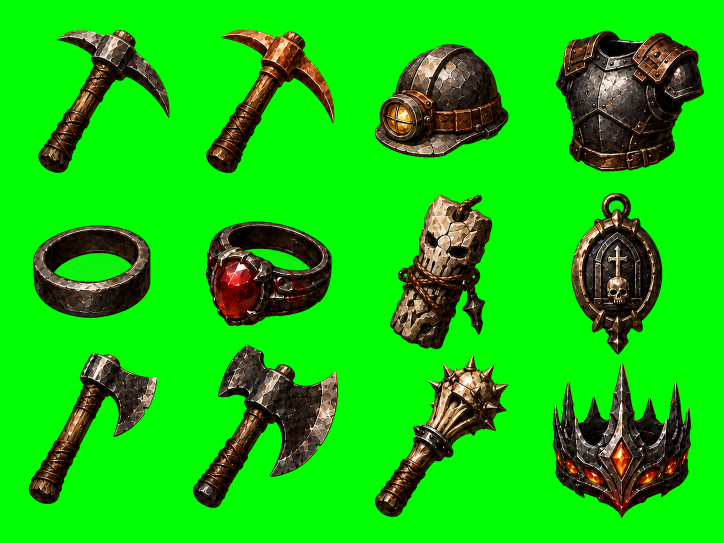
#> input picture gamedesign/projects/mine-cards/art/candidates/mine-cards-equipment-source-v001-candidate-b-normalized.png, 1448 x 1086 px (shown at 1/2 size); its folder holds 5 pictures in this run
$ python profile_cutout.py
#> lines starting #> are read from the running program, lines starting #| are printed output that depends on the picture; after the words box and inside, x2 and y2 are one past the last pixel; in counts of white or black regions, pixels touching at a corner belong together
### tools/assets/cutout/key_matte.py
#!/usr/bin/env python3
"""Deterministic single-background cutout: known-key trimap -> bounded alpha
band -> edge-colour decontamination.

This is path 1 for opaque art and flat-key holes. Instead of importing a
JIT-backed global matte solver in the default gate, it:

1. builds a trimap from the KNOWN key colour distance
   (sure-bg = flat exact key anywhere, incl. interior holes;
    sure-fg = far from key; unknown = the thin band between),
2. assigns a bounded smooth alpha across the unknown key-distance band, and
3. decontaminates edge colour with deterministic image hygiene.

Use it for OPAQUE art and flat-key holes (rings, gaps, crisp silhouettes). Soft
fractional alpha (soft shadow, glow, glass, smoke) is mathematically
unrecoverable from one background -- route those to dual-plate
(``dual_plate_alpha.py``).

Requires numpy. There is no dependency on JIT-backed matting packages in the
default validation path.
A crop with no soft edge band (opaque art / flat-key holes) skips alpha-band
work entirely.
"""
from __future__ import annotations

from time import perf_counter

import numpy as np
from PIL import Image

from tools.assets.chroma_key_alpha import (
    bleed_transparent_rgb,
    decontaminate_source_key_spill_image,
    repair_transparent_edge_rgb,
    source_key_spill_mask,
    zero_fully_transparent_rgb,
)

RGB = tuple[int, int, int]


def _limit_despill(rgb_float: "np.ndarray", key: RGB) -> "np.ndarray":
    """Vlahos 'limit' despill keyed on the actual key colour: the key's own
    channel(s) may not exceed a neutral level set by the other channels, so the
    key colour cannot dominate the recovered foreground. It is per-pixel and
    sharp, so it removes the key halo (e.g. green inside a ring hole) WITHOUT
    blurring detail, and it leaves non-key colours untouched (a grey/brown pixel
    whose green is already below max(r,b) is unchanged)."""
    red, green, blue = rgb_float[..., 0], rgb_float[..., 1], rgb_float[..., 2]
    key_red, key_green, key_blue = key
    bright, dim = 150, 120
    out = rgb_float.copy()
    if key_green > bright and key_red < dim and key_blue < dim:            # green key
        # Only touch pixels where green is the dominant channel (true spill); pull
        # those to the average of the other channels so dark olive residue goes
        # neutral, while leaving green-below-max content (gold, brown) untouched.
        dominant = green > np.maximum(red, blue)
        out[..., 1] = np.where(dominant, np.minimum(green, (red + blue) * 0.5), green)
    elif key_red > bright and key_blue > bright and key_green < dim:       # magenta key
        magenta = np.minimum(red, blue) > green
        neutral = (green + np.minimum(red, blue)) * 0.5
        out[..., 0] = np.where(magenta, np.minimum(red, np.maximum(green, neutral)), red)
        out[..., 2] = np.where(magenta, np.minimum(blue, np.maximum(green, neutral)), blue)
    elif key_red > bright and key_green < dim and key_blue < dim:          # red key
        out[..., 0] = np.minimum(red, np.maximum(green, blue))
    elif key_blue > bright and key_red < dim and key_green < dim:          # blue key
        out[..., 2] = np.minimum(blue, np.maximum(red, green))
    elif key_green > bright and key_blue > bright and key_red < dim:       # cyan key
        out[..., 1] = np.minimum(green, np.maximum(red, blue))
        out[..., 2] = np.minimum(blue, np.maximum(red, green))
    return out


def key_matte_cutout(
    image: Image.Image,
    key: RGB,
    *,
    exact_tolerance: int = 12,
    foreground_tolerance: int = 80,
    max_dim: int = 512,
    timings: dict | None = None,
) -> Image.Image:
    """Return an RGBA cutout of ``image`` against the flat ``key`` colour using a
    bounded key-distance alpha band. Intended to run PER CROP (small image);
    run routing/audits on full source sheets before extracting crops. Pass
    ``timings`` (a dict) to record per-step milliseconds for profiling."""
    def _mark(name: str, start: float) -> float:
        if timings is not None:
            timings[name] = round((perf_counter() - start) * 1000.0, 2)
        return perf_counter()

    step = perf_counter()
    rgba = image.convert("RGBA")
    original_size = rgba.size
    work = rgba
    longest = max(work.size)
    if longest > max_dim:
        scale = max_dim / longest
        work = work.resize((max(1, round(work.width * scale)), max(1, round(work.height * scale))), Image.Resampling.LANCZOS)

    array = np.asarray(work, dtype=np.float64) / 255.0
    rgb = array[..., :3]
    key_array = np.asarray(key, dtype=np.float64) / 255.0
    distance = np.max(np.abs(rgb - key_array), axis=2) * 255.0
    trimap = np.full(distance.shape, 0.5, dtype=np.float64)
    trimap[distance <= exact_tolerance] = 0.0
    trimap[distance >= foreground_tolerance] = 1.0
    step = _mark("prep_trimap", step)
    if np.any(trimap == 0.5):
        band = (distance - float(exact_tolerance)) / max(1.0, float(foreground_tolerance - exact_tolerance))
        alpha = np.clip(band, 0.0, 1.0)
        alpha = alpha * alpha * (3.0 - 2.0 * alpha)
        alpha[trimap == 0.0] = 0.0
        alpha[trimap == 1.0] = 1.0
        foreground = rgb
        step = _mark("alpha_band", step)
        step = _mark("foreground_preserve", step)
    else:
        # No unknown band: opaque art / flat-key holes only. The global solve and
        # ML foreground would be a no-op, so skip both heavy steps -- the alpha IS
        # the trimap and every visible pixel is already its own foreground.
        alpha = trimap
        foreground = rgb
        step = _mark("alpha_band", step)
        step = _mark("foreground_preserve", step)

    # Composite at the ORIGINAL resolution: keep the crisp original RGB where
    # opaque, blend in the band foreground only across the thin edge band. This
    # also undoes any work-resolution downscale blur.
    if work.size == original_size:
        alpha_full = alpha
        estimated_full = foreground * 255.0
    else:
        alpha_full = (
            np.asarray(Image.fromarray(np.rint(alpha * 255.0).astype(np.uint8), "L").resize(original_size, Image.Resampling.LANCZOS), dtype=np.float64)
            / 255.0
        )
        estimated_full = np.asarray(
            Image.fromarray(np.rint(foreground * 255.0).astype(np.uint8), "RGB").resize(original_size, Image.Resampling.LANCZOS),
            dtype=np.float64,
        )
    original_rgb = np.asarray(rgba, dtype=np.float64)[..., :3]
    keep_original = np.clip((alpha_full - 0.80) / 0.15, 0.0, 1.0)[..., None]
    foreground_full = keep_original * original_rgb + (1.0 - keep_original) * estimated_full
    # Sharp limit despill so the kept-original edge pixels can't carry a key halo
    # (e.g. green specks on the inner rim of a ring hole) without blurring detail.
    foreground_full = _limit_despill(foreground_full, key)

    output_array = np.zeros((original_size[1], original_size[0], 4), dtype=np.uint8)
    output_array[..., :3] = np.rint(np.clip(foreground_full, 0.0, 255.0)).astype(np.uint8)
    output_array[..., 3] = np.rint(np.clip(alpha_full * 255.0, 0.0, 255.0)).astype(np.uint8)
    result = Image.fromarray(output_array, "RGBA")
    # One general key-spill pass (keyed on the actual key colour, not per-palette
    # magic numbers) clears the residual anti-aliased edge fringe. Then
    # method-agnostic atlas hygiene.
    # Q3: the sharp _limit_despill above usually clears all key spill, so skip the
    # (expensive integral-image) decontamination unless visible spill remains.
    if _has_key_spill(result, key):
        decontaminate_source_key_spill_image(result, key=key, require_transparent_touch=False)
    # Q2: a 4px bleed covers the anti-aliased halo under transparent pixels; the
    # atlas packer's 2px extrude covers the rest. Only invisible RGB changes.
    bleed_transparent_rgb(result, key=key, passes=4)
    repair_transparent_edge_rgb(result, key=key)
    zero_fully_transparent_rgb(result)
    _mark("finalize_despill_hygiene", step)
    return result


def _has_key_spill(image: Image.Image, key: RGB) -> bool:
    array = np.asarray(image.convert("RGBA"), dtype=np.uint8)
    visible = array[..., 3] > 12
    if not visible.any():
        return False
    red = array[..., 0].astype(np.int16)
    green = array[..., 1].astype(np.int16)
    blue = array[..., 2].astype(np.int16)
    return bool(np.any(visible & source_key_spill_mask(red, green, blue, key)))

### tools/assets/chroma_key_alpha.py
#!/usr/bin/env python3
from __future__ import annotations

from typing import Any

import numpy as np
from PIL import Image, ImageFilter
from scipy import ndimage


RGB = tuple[int, int, int]
NUMPY_FAST_PATH_MIN_PIXELS = 256 * 256


def is_exact_key_like(red: int, green: int, blue: int, key: RGB = (255, 0, 255), tolerance: int = 10) -> bool:
    return max(abs(red - key[0]), abs(green - key[1]), abs(blue - key[2])) <= tolerance


def is_key_fringe_like(red: int, green: int, blue: int) -> bool:
    return red > 115 and blue > 120 and green < 145 and red + blue > 300 and red + blue > green * 3


def is_purple_halo_like(red: int, green: int, blue: int) -> bool:
    return red > 75 and blue > 75 and green < 120 and min(red, blue) - green > 20 and red + blue > green * 2 + 80


# [8 lines left out: function is_dark_purple_halo_like, not called in this run]


def is_magenta_edge_spill_like(red: int, green: int, blue: int) -> bool:
    return red > 80 and blue > 45 and green < 120 and red > green + 32 and blue > green + 6


# [18 lines left out: functions is_dark_magenta_edge_spill_like, is_any_purple_halo_like, not called in this run]


def is_green_screen_spill_like(red: int, green: int, blue: int) -> bool:
    return green > 100 and green > red * 1.35 and green > blue * 1.35 and green - max(red, blue) > 28


def is_muted_green_key_spill_like(red: int, green: int, blue: int) -> bool:
    return green >= 55 and blue <= 32 and green - blue >= 40 and green - red >= 18


# [14 lines left out: function is_source_key_spill_like, not called in this run]


def key_fringe_mask_rgb(red: Any, green: Any, blue: Any) -> Any:
    """Vectorized counterpart of ``is_key_fringe_like`` over int16 r/g/b arrays."""
    return (red > 115) & (blue > 120) & (green < 145) & (red + blue > 300) & (red + blue > green * 3)


def purple_halo_only_mask_rgb(red: Any, green: Any, blue: Any) -> Any:
    """Vectorized counterpart of the single ``is_purple_halo_like`` clause."""
    return (red > 75) & (blue > 75) & (green < 120) & (np.minimum(red, blue) - green > 20) & (red + blue > green * 2 + 80)


def any_purple_halo_mask_rgb(red: Any, green: Any, blue: Any) -> Any:
    """Vectorized counterpart of ``is_any_purple_halo_like`` (purple+dark+magenta+dark_magenta)."""
    purple = purple_halo_only_mask_rgb(red, green, blue)
    dark_purple = (
        (red >= 32)
        & (blue >= 32)
        & ((green < np.minimum(red, blue) * 0.55) | (green <= 12))
        & (np.abs(red - blue) < 64)
        & (red + blue > green * 3 + 38)
    )
    magenta = (red > 80) & (blue > 45) & (green < 120) & (red > green + 32) & (blue > green + 6)
    dark_magenta = (red > 44) & (blue > 34) & (green < 42) & (red > green + 24) & (blue > green + 14) & (red + blue > green * 2 + 48)
    return purple | dark_purple | magenta | dark_magenta


def green_screen_spill_mask_rgb(red: Any, green: Any, blue: Any) -> Any:
    """Vectorized counterpart of ``is_green_screen_spill_like`` over int16 r/g/b arrays."""
    return (green > 100) & (green > red * 1.35) & (green > blue * 1.35) & (green - np.maximum(red, blue) > 28)


def source_key_spill_mask(red: Any, green: Any, blue: Any, key: RGB, magenta_tolerance: int = 36) -> Any:
    key_red, key_green, key_blue = key
    if key_green > 220 and key_red < 40 and key_blue < 40:
        saturated = (green > 90) & (green > red * 1.25) & (green > blue * 1.25) & (green - np.maximum(red, blue) > 22)
        muted = (green >= 55) & (blue <= 32) & (green - blue >= 40) & (green - red >= 18)
        return saturated | muted
    if key_green > 220 and key_blue > 220 and key_red < 40:
        return (
            (green > 70)
            & (blue > 70)
            & (green > red * 1.25)
            & (blue > red * 1.25)
            & (np.minimum(green, blue) - red > 26)
            & (np.abs(green - blue) < 96)
        )
    if key_red > 220 and key_blue > 220 and key_green < 40:
        return np.maximum.reduce((np.abs(red - key_red), np.abs(green - key_green), np.abs(blue - key_blue))) <= magenta_tolerance
    if key_red > 220 and key_green < 40 and key_blue < 40:
        return (red > 90) & (red > green * 1.25) & (red > blue * 1.25) & (red - np.maximum(green, blue) > 22)
    if key_blue > 220 and key_red < 40 and key_green < 40:
        return (blue > 90) & (blue > red * 1.25) & (blue > green * 1.25) & (blue - np.maximum(red, green) > 22)
    return np.maximum.reduce((np.abs(red - key_red), np.abs(green - key_green), np.abs(blue - key_blue))) <= magenta_tolerance


def bad_edge_rgb_mask_array(array: Any, key: RGB | None) -> Any:
    red = array[..., 0].astype(np.int16)
    green = array[..., 1].astype(np.int16)
    blue = array[..., 2].astype(np.int16)
    key_fringe = key_fringe_mask_rgb(red, green, blue)
    purple_halo = any_purple_halo_mask_rgb(red, green, blue)
    green_spill = green_screen_spill_mask_rgb(red, green, blue)
    source_key = np.zeros(red.shape, dtype=bool)
    if key is not None:
        source_key = source_key_spill_mask(red, green, blue, key)
    return key_fringe | purple_halo | green_spill | source_key


# [73 lines left out: functions dilate_bool_mask, box_sum, decontaminate_source_key_spill_numpy, decontaminate_source_key_spill_image, not called in this run]


def bleed_transparent_rgb_numpy(image: Image.Image, passes: int = 16, key: RGB | None = None) -> None:
    array = np.array(image.convert("RGBA"), dtype=np.uint8)
    if array.size == 0:
        return
    for _pass in range(passes):
        alpha = array[..., 3]
        transparent = alpha <= 12
        bad = bad_edge_rgb_mask_array(array, key)
        source = (~transparent) | (~bad)
        padded_rgb = np.pad(array[..., :3].astype(np.uint32), ((1, 1), (1, 1), (0, 0)), mode="edge")
        padded_source = np.pad(source, ((1, 1), (1, 1)), mode="constant", constant_values=False)
        total = np.zeros(array[..., :3].shape, dtype=np.uint32)
        count = np.zeros(alpha.shape, dtype=np.uint16)
        for dy, dx in ((-1, -1), (0, -1), (1, -1), (-1, 0), (1, 0), (-1, 1), (0, 1), (1, 1)):
            y0 = 1 + dy
            x0 = 1 + dx
            neighbor_source = padded_source[y0 : y0 + alpha.shape[0], x0 : x0 + alpha.shape[1]]
            neighbor_rgb = padded_rgb[y0 : y0 + alpha.shape[0], x0 : x0 + alpha.shape[1]]
            total += neighbor_rgb * neighbor_source[..., None]
            count += neighbor_source.astype(np.uint16)
        update = transparent & (count > 0)
        if not np.any(update):
            break
        array[..., :3][update] = (total[update] // count[update, None]).astype(np.uint8)
        array[..., 3][update] = 0
    image.paste(Image.fromarray(array))


def bleed_transparent_rgb(image: Image.Image, passes: int = 16, key: RGB | None = None) -> None:
    bleed_transparent_rgb_numpy(image, passes=passes, key=key)


def zero_fully_transparent_rgb(image: Image.Image) -> None:
    array = np.array(image.convert("RGBA"), dtype=np.uint8)
    transparent = array[..., 3] == 0
    if np.any(transparent):
        array[..., :3][transparent] = 0
        image.paste(Image.fromarray(array))


def repair_transparent_edge_rgb(image: Image.Image, radius: int = 4, key: RGB | None = None) -> None:
    array = np.array(image.convert("RGBA"), dtype=np.uint8)
    if array.size == 0:
        return
    alpha = array[..., 3]
    transparent = alpha <= 12
    bad = bad_edge_rgb_mask_array(array, key)
    update = transparent & bad
    if not np.any(update):
        return

    visible = alpha > 12
    count = box_sum(visible.astype(np.uint16), radius)
    total = box_sum(array[..., :3].astype(np.uint32) * visible[..., None], radius)
    update &= count > 0
    if np.any(update):
        array[..., :3][update] = (total[update] // count[update, None]).astype(np.uint8)
        array[..., 3][update] = 0
        image.paste(Image.fromarray(array))


# [18 lines left out: function resize_rgba_premultiplied, not called in this run]

### tools/assets/_dev/profile_cutout.py
#!/usr/bin/env python3
"""Timing harness for the two cutout paths, for optimization work.

Path 1 (key_matte): per-step breakdown (prep+trimap, alpha band, foreground
preserve, finalize) at a couple of input sizes. Size still matters, but there
is no JIT-backed global solver in the default path.
Path 2 (dual_plate): extraction (Theorem-4 proj) + the pair consistency gate.

Generation timing is external (gpt-image-2 via API, ~30-60 s/image) and is not
re-measured here to avoid burning quota; see the note printed at the end.

Run: py -3.12 tools/assets/profile_cutout.py
"""
from __future__ import annotations

import statistics
import sys
from pathlib import Path
from time import perf_counter

from PIL import Image

ROOT = Path(__file__).resolve().parents[3]
if str(ROOT) not in sys.path:
    sys.path.insert(0, str(ROOT))

from tools.assets.cutout.dual_plate_alpha import extract_dual_plate_alpha
from tools.assets.cutout.dual_plate_pair_gate import evaluate
from tools.assets.cutout.key_matte import key_matte_cutout

CAND = ROOT / "gamedesign/projects/mine-cards/art/candidates"
PER_ASSET = ROOT / "gamedesign/projects/mine-cards/reviews/cutout_benchmark/dual_plate_transfer/per_asset"
RUNS = 5


def median_ms(fn) -> float:
    samples = []
    for _ in range(RUNS):
        start = perf_counter()
        fn()
        samples.append((perf_counter() - start) * 1000.0)
    return round(statistics.median(samples), 1)


def profile_key_matte(name: str, crop: Image.Image) -> None:
    timings: dict = {}
    key_matte_cutout(crop, (0, 255, 0), timings=timings)  # warmup + fill steps
    total = median_ms(lambda: key_matte_cutout(crop, (0, 255, 0)))
    print(f"  path1 key_matte [{name}] {crop.width}x{crop.height}: {total} ms total")
    for step, ms in timings.items():
        print(f"      {step:28s} {ms} ms")


def main() -> int:
    print("=== PATH 1 — key_matte (single-background) ===")
    ring = Image.open(CAND.parent / "candidates/mine-cards-equipment-source-v001-candidate-b-normalized.png").convert("RGBA").crop((66, 450, 66 + 235, 450 + 186))
    profile_key_matte("ring small", ring)
#> in _limit_despill, `dominant = green > np.maximum(red, blue)`:
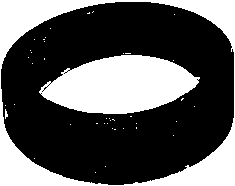
#> dominant: shape (186, 235) bool; 34.3% white; 42 white regions (40 under 20 px), largest, box (x1, y1, x2, y2) and area: (0, 0, 235, 186) 8306, (39, 55, 200, 114) 6619
#> in key_matte_cutout, `output_array[..., 3] = np.rint(np.clip(alpha_full * 255.0, 0.0, 255.0)..`:
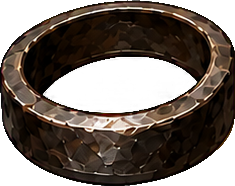
#> output_array: shape (186, 235, 4); mean of channels 0, 1, 2, 3 41, 31.5, 24.8, 175.9; transparent parts drawn white
#> in _has_key_spill, `visible = array[..., 3] > 12`: visible: shape (186, 235) bool; 69.3% white; 7 black regions (2 under 20 px), largest, box (x1, y1, x2, y2) and area: (45, 57, 196, 113) 5971, (0, 0, 127, 67) 2250, (130, 119, 235, 186) 1978, (0, 93, 101, 186) 1924, (140, 0, 235, 50) 1284
#> in source_key_spill_mask, `saturated = (green > 90) & (green > red * 1.25) & (green > blue * 1.25..`: saturated: shape (186, 235) bool; every value is 0
#> after the loop in bleed_transparent_rgb_numpy, `for _pass in range(passes):`: array: shape (186, 235, 4); 16.38% of pixels changed, all inside (x1, y1, x2, y2) = (0, 0, 235, 186)
#> after the loop in bleed_transparent_rgb_numpy, `for _pass in range(passes):`:
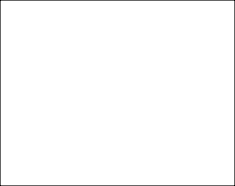
#> count: shape (186, 235) uint16; min 3, max 8, mean 7.94; drawn with min black and max white
#> after the loop in bleed_transparent_rgb_numpy, `for _pass in range(passes):`: source: shape (186, 235) bool; every value is 1
#> after the loop in bleed_transparent_rgb_numpy, `for _pass in range(passes):`:
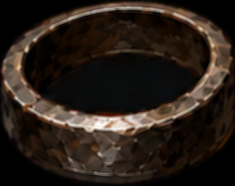
#> total: shape (186, 235, 3) uint32; mean R, G, B 328.2, 252.2, 197.3; drawn with min black and max white
#> in any_purple_halo_mask_rgb (call 5), `dark_magenta = (red > 44) & (blue > 34) & (green < 42) & (red > green ..`: dark_magenta: shape (186, 235) bool; 0.01% white in thin lines or dots, all inside (x1, y1, x2, y2) = (1, 70, 2, 73)
#> in zero_fully_transparent_rgb, `array[..., :3][transparent] = 0`: array: shape (186, 235, 4); mean R, G, B, A 39.4, 29.9, 23.1, 175.9
#> after the loop in median_ms, `for _ in range(RUNS):`: samples = [68.77, 57.71, 52.19, 55.08, 52.29]
#> in profile_key_matte, `total = median_ms(lambda: key_matte_cutout(crop, (0, 255, 0)))`: total = 55.1
#|   path1 key_matte [ring small] 235x186: 55.1 ms total
    profile_key_matte("ring 2x", ring.resize((ring.width * 2, ring.height * 2), Image.LANCZOS))
#> in key_matte_cutout (call 7), `rgba = image.convert("RGBA")`:
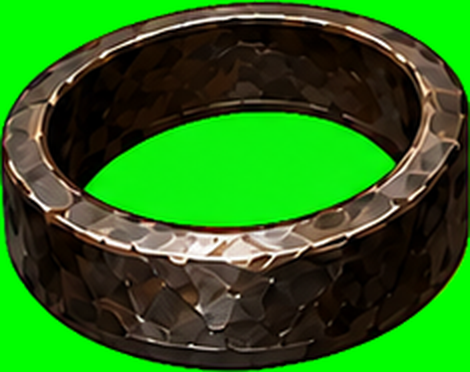
#> rgba: PIL image 470x372 RGBA; mean R, G, B, A 41, 109.9, 24.8, 255
#> in key_matte_cutout (call 7), `distance = np.max(np.abs(rgb - key_array), axis=2) * 255.0`:
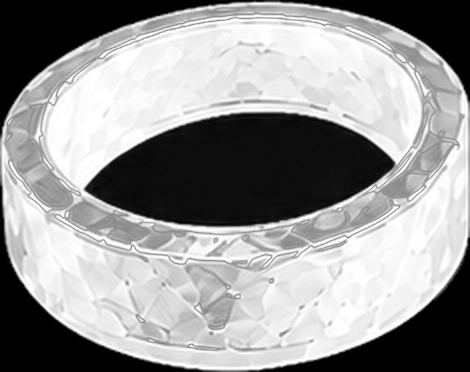
#> distance: shape (372, 470) float64; min 0, max 255, mean 152.4
#> in key_matte_cutout (call 7), `trimap = np.full(distance.shape, 0.5, dtype=np.float64)`: trimap: shape (372, 470) float64; every value is 0.5
#> in key_matte_cutout (call 7), `trimap[distance <= exact_tolerance] = 0.0`: trimap: shape (372, 470) float64; values 0 (black) and 0.5 (white), 80.1% white; 132 black regions (93 under 20 px), largest, box (x1, y1, x2, y2) and area: (0, 0, 254, 134) 8802, (260, 239, 470, 372) 7766, (0, 186, 202, 372) 7508
#> in key_matte_cutout (call 7), `trimap[distance >= foreground_tolerance] = 1.0`:
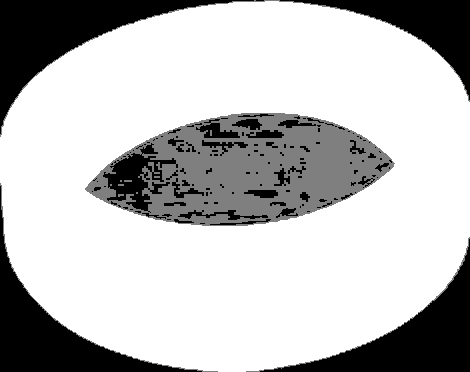
#> trimap: shape (372, 470) float64; min 0, max 1, mean 0.743
#|   path1 key_matte [ring 2x] 470x372: 236.3 ms total

    print("\n=== PATH 2 — dual_plate (white/black) ===")
#> (the run stopped early here; a loop or call above may not have finished)
